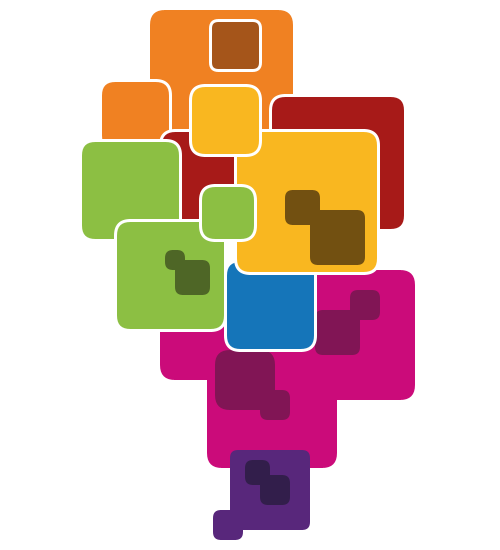
Frame 1 (no input)
Frame 60 (the mouse pressed at the canvas centre just before this capture): identical to frame 1, image omitted
Frame 120 (the mouse held since frame 60 and released just before this capture): identical to frame 1, image omitted

The Processing sketch that drew this single still picture (run headless with seeded random() and noise(); from frame 60 on, the mouse is pressed at the canvas centre):

// Processing sketch: processing_111166
// ── processing_111166.pde

int counter = 0;
int counter2 = (int) random(10,50);

boolean rndm = false;
int angle = -35;  // org. angle

// needed for the rect size @ yellow method
int x = gimme5();
int xOld = x;

ArrayList<Rect> rectZ;


int mode = 0;


void setup() {
  size(500, 550);
  background(255);
  rectZ = new ArrayList<Rect>();
  createRects();
}




void draw(){
  
  // print mouse 
  // println (mouseX +"_______" + mouseY);

 
  strokeWeight(3);  
  frameRate(50);
  background(255);
  
 
  // rndly new angle (btw. 25 - 45°) after rndm time btw. 1 and 5 seconds
  if (rndm) {
    counter++;
    if (counter == counter2) {
     // angle = (int) random(-45, -25);
      counter2 = (int) random(10,50);
     // translate(-200,80);
      counter = 0;
    }
  } else { 
    // rotate(radians(-35));
    // translate(-200,80);
  }


  // checks if the mouseposition is close to the moddle of the rect
  for (int i = 0; i < rectZ.size(); i++){
   if(((mouseX - 80 < rectZ.get(i).getMid().x)) && (mouseX + 80 > rectZ.get(i).getMid().x)) {
     if(((mouseY + 80 > rectZ.get(i).getMid().y)) && (mouseY - 80 < rectZ.get(i).getMid().y)) {
       doSMTH(i);
      } else rectZ.get(i).reset();
    } else rectZ.get(i).reset();
  }
  
    
    
pink_();
purple_();
blue_();
orange_();
red_();
yellow_();
green_();  

}




void keyPressed(){
  rndm = false;
 if       (key == 'q') mode = 1;
 else if  (key == 'w') mode = 2;
 else if  (key == 'e') mode = 3;
 else if  (key == 'r') mode = 4;
 else mode = 0;
 
}



void doSMTH(int i){
 
  switch(mode) {
  case 0:
    rectZ.get(i).reset();
    break;
  case 1: 
    rndm = true;
    break;
  case 2: 
    rectZ.get(i).changeSize();
    break;
  case 3: 
    rectZ.get(i).goAway();
    break;
   case 4: 
    rectZ.get(i).disappear();
    break;   
  }
}
  
  



// int 0 - 255
int gimme(){
  return((int) random(0, 255));
}

// int 50 - 150
int gimme2(){
  return ((int) random(50, 150));  
 }
 
// int 10 - 50
int gimme3(){
  return((int) random(10, 50));
}

// int 80 - 200 (ALWAYS divisible with 3)
int gimme5(){
 int x = (int )random(80,200);
 if ( x % 3 == 0) return x;
 else return(gimme5());
}


void red_(){
  
  if (rndm) {stroke(gimme());
    fill(gimme(), gimme(), gimme());
    rect(160, 130, 100, 100, 15);
    rect(270, 95, 135, 135, 15);
  } else {
    stroke(255);
    fill(167,26,24);
    rect(rectZ.get(0).x, rectZ.get(0).y, rectZ.get(0).w, rectZ.get(0).h, rectZ.get(0).edge);
    rect(rectZ.get(1).x, rectZ.get(1).y, rectZ.get(1).w, rectZ.get(1).h, rectZ.get(1).edge);
  }
}




void orange_(){
  noStroke();
  fill(240,129,34);
  if (rndm) {
    rect(150, 10, gimme2(), gimme2(), 15);
    stroke(255);
    rect(100, 80, gimme3(), gimme3(), 15);
    fill(165,85,26);
    rect(210, 20, gimme3(), gimme3(), 8);
  } else {
    fill(240,129,34);
    rect(rectZ.get(2).x, rectZ.get(2).y, rectZ.get(2).w, rectZ.get(2).h, rectZ.get(2).edge);
    stroke(255);
    rect(rectZ.get(3).x, rectZ.get(3).y, rectZ.get(3).w, rectZ.get(3).h, rectZ.get(3).edge);
    fill(165,85,26);
    rect(rectZ.get(4).x, rectZ.get(4).y, rectZ.get(4).w, rectZ.get(4).h, rectZ.get(4).edge);
    }  
}



void pink_(){

  noStroke();
  if (rndm) fill(gimme(),gimme(),gimme());
  else fill(203,11,122);
  rect(rectZ.get(5).x, rectZ.get(5).y, rectZ.get(5).w, rectZ.get(5).h, rectZ.get(5).edge);
  rect(rectZ.get(6).x, rectZ.get(6).y, rectZ.get(6).w, rectZ.get(6).h, rectZ.get(6).edge);
  rect(rectZ.get(7).x, rectZ.get(7).y, rectZ.get(7).w, rectZ.get(7).h, rectZ.get(7).edge);
  
  if (rndm) fill(gimme(),gimme(),gimme());
  else fill(129,21,85);
  rect(rectZ.get(8).x, rectZ.get(8).y, rectZ.get(8).w, rectZ.get(8).h, rectZ.get(8).edge);
  rect(rectZ.get(9).x, rectZ.get(9).y, rectZ.get(9).w, rectZ.get(9).h, rectZ.get(9).edge);
  rect(rectZ.get(10).x, rectZ.get(10).y, rectZ.get(10).w, rectZ.get(10).h, rectZ.get(10).edge);
  rect(rectZ.get(11).x, rectZ.get(11).y, rectZ.get(11).w, rectZ.get(11).h, rectZ.get(11).edge);
}


void green_(){
  
  stroke(255);
  fill(140, 191,67);
  
  if(rndm) {
    rect(gimme2(), 220, 110, 110, 15);
    rect(200, (int) random(180, 200), 55, 55, 15);
    if ((int) random(2) == 1) rectMode(CENTER);
  } else {
      rect(rectZ.get(12).x, rectZ.get(12).y, rectZ.get(12).w, rectZ.get(12).h, rectZ.get(12).edge);
      rect(rectZ.get(13).x, rectZ.get(13).y, rectZ.get(13).w, rectZ.get(13).h, rectZ.get(13).edge);
      rect(rectZ.get(14).x, rectZ.get(14).y, rectZ.get(14).w, rectZ.get(14).h, rectZ.get(14).edge); 
  }
  fill(78,102,38);
  noStroke();
  rect(rectZ.get(15).x, rectZ.get(15).y, rectZ.get(15).w, rectZ.get(15).h, rectZ.get(15).edge);
  rect(rectZ.get(16).x, rectZ.get(16).y, rectZ.get(16).w, rectZ.get(16).h, rectZ.get(16).edge);
  rectMode(CORNER);
}

void yellow_(){
  
  stroke(255);
  if (rndm) {
    fill(random(255));
     // smooth rndm size change
    if (x < xOld) {
      rect(235, 130, x, x, 15);
      x = x + 3;
    } else if (x > xOld) {
      rect(235, 130, x, x, 15);
      x = x - 3;
    } else {
      rect(235, 130, x, x);  // if not: one frame without the rect
      xOld = gimme5();
      // println("new size: " + xOld);
    }
  } else {
    fill(249,183,32);
    rect(rectZ.get(17).x, rectZ.get(17).y, rectZ.get(17).w, rectZ.get(17).h, rectZ.get(17).edge); 
  }
    
 
  // smooth rndm size change #2
  fill(249,183,32);
  if (rndm) {
    float y1 = random(0.1,1);
    rect(190, 85, x*y1, x*y1, 15); 
    noStroke();
    fill(114,80,17);
    rect(285, 190, x/3, x/3, 8); 
    rect(310, 210, x/2, x/2, 8);
  } else {
    rect(rectZ.get(18).x, rectZ.get(18).y, rectZ.get(18).w, rectZ.get(18).h, rectZ.get(18).edge);  
    noStroke();
    fill(114,80,17);
    rect(rectZ.get(19).x, rectZ.get(19).y, rectZ.get(19).w, rectZ.get(19).h, rectZ.get(19).edge); 
    rect(rectZ.get(20).x, rectZ.get(20).y, rectZ.get(20).w, rectZ.get(20).h, rectZ.get(20).edge);  
  }  
}




void blue_(){  
  
  if (rndm) {
    strokeWeight(random(15));
    stroke(random(255));
  } else {
    strokeWeight(3); 
     stroke(255); 
  }
  fill(21, 117,185);
  rect(rectZ.get(21).x, rectZ.get(21).y, rectZ.get(21).w, rectZ.get(21).h, rectZ.get(21).edge); 
  
  strokeWeight(3);  
}

void purple_(){
  if (rndm) fill(0, random(255), 0);
  else fill(88,39,123);
  rect(rectZ.get(22).x, rectZ.get(22).y, rectZ.get(22).w, rectZ.get(22).h, rectZ.get(22).edge); 
  noStroke();  
  rect(rectZ.get(23).x, rectZ.get(23).y, rectZ.get(23).w, rectZ.get(23).h, rectZ.get(23).edge); 
  fill(50,30,75);
  rect(rectZ.get(24).x, rectZ.get(24).y, rectZ.get(24).w, rectZ.get(24).h, rectZ.get(24).edge); 
  rect(rectZ.get(25).x, rectZ.get(25).y, rectZ.get(25).w, rectZ.get(25).h, rectZ.get(25).edge); 
  
}



void createRects(){

  println("--- q _ GO RANDOM ---");
  println("--- w _ TO BE BRAVE ---");
  println("--- e _ TO FETCH ---");
  println("--- r _ TO HIDE ---");
  println("--- Any other Key to reset ---");
  rectZ.add(new Rect(160, 130, 100, 100, 15));
  rectZ.add(new Rect(270, 95, 135, 135, 15));
  rectZ.add(new Rect(150, 10, 143, 143, 15));
  rectZ.add(new Rect(100, 80, 70, 70, 15));
  rectZ.add(new Rect(210, 20, 50, 50, 8));
  rectZ.add(new Rect(207, 338, 130, 130, 15));
  rectZ.add(new Rect(160, 300, 80, 80, 15));
  rectZ.add(new Rect(285, 270, 130, 130, 15));
  rectZ.add(new Rect(215, 350, 60, 60, 15));
  rectZ.add(new Rect(260, 390, 30, 30, 8));
  rectZ.add(new Rect(315, 310, 45, 45, 8));
  rectZ.add(new Rect(350, 290, 30, 30, 8));
  rectZ.add(new Rect(80, 140, 100, 100, 15));
  rectZ.add(new Rect(115, 220, 110, 110, 15));
  rectZ.add(new Rect(200, 185, 55, 55, 15));
  rectZ.add(new Rect(165, 250, 20, 20, 8));
  rectZ.add(new Rect(175, 260, 35, 35, 8));
  rectZ.add(new Rect(235, 130, 143, 143, 15));
  rectZ.add(new Rect(190, 85, 70, 70, 15)); 
  rectZ.add(new Rect(285, 190, 35, 35, 8)); 
  rectZ.add(new Rect(310, 210, 55, 55, 8));
  rectZ.add(new Rect(225, 260, 90, 90, 15));
  rectZ.add(new Rect(230, 450, 80, 80, 8)); 
  rectZ.add(new Rect(213, 510, 30, 30, 8));  
  rectZ.add(new Rect(245, 460, 25, 25, 8));
  rectZ.add(new Rect(260, 475, 30, 30, 8));
}
class Rect{
  int x, y, w, h, edge;
  int x1, y1, w1, h1, edge1;
  
  boolean toggle = false;
 
  Rect(int x, int y, int w, int h, int edge){
   this.x = x;
   this.x1 = x;
   
   this.y = y;
   this.y1 = y;
   
   this.w = w;
   this.w1 = w;
   
   this.h = h;
   this.h1 = h;
   
   this.edge = edge;
   this.edge1 = edge;
   
   
   
   rect (x, y, w, h, edge);
 }

 
 void setSize(int plus) {

 }
 
 
 void goAway() {
   if (mouseX < getMid().x) this.x = x1 + w1/2;
   else this.x = x1 - w1;
 }
 
 
 
 void changeSize(){
  this.x--;
  this.y--;
  this.w++;
  this.h++ ; 
 }
 



void reset(){
 this.x = x1;
 this.y = y1;
 this.w = w1;
 this.h = h1;
 this.edge = edge1;
  
  
}

void disappear(){
  this.x = -1000;
  this.y = -1000;
}



 
 PVector getMid(){
   return  (new PVector((x1 + (w1/2)), (y1 + (h1/2))));

 }
 
}
